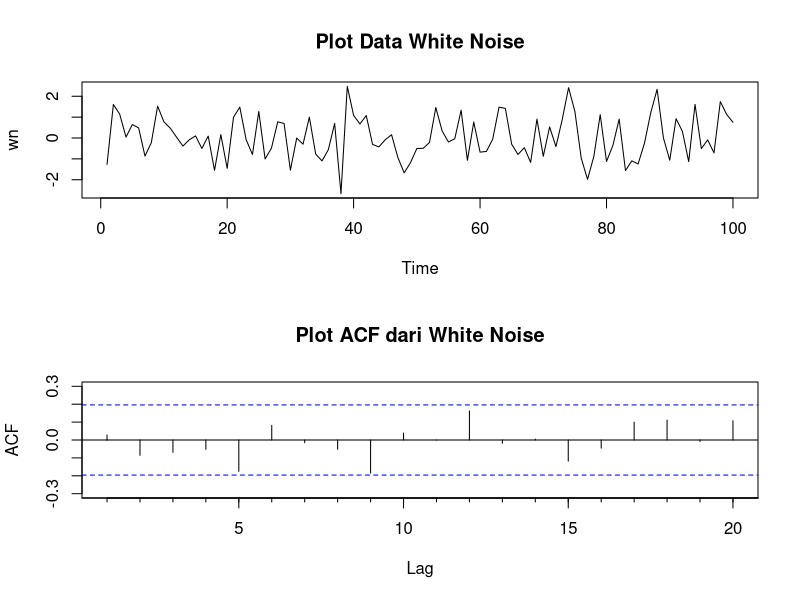
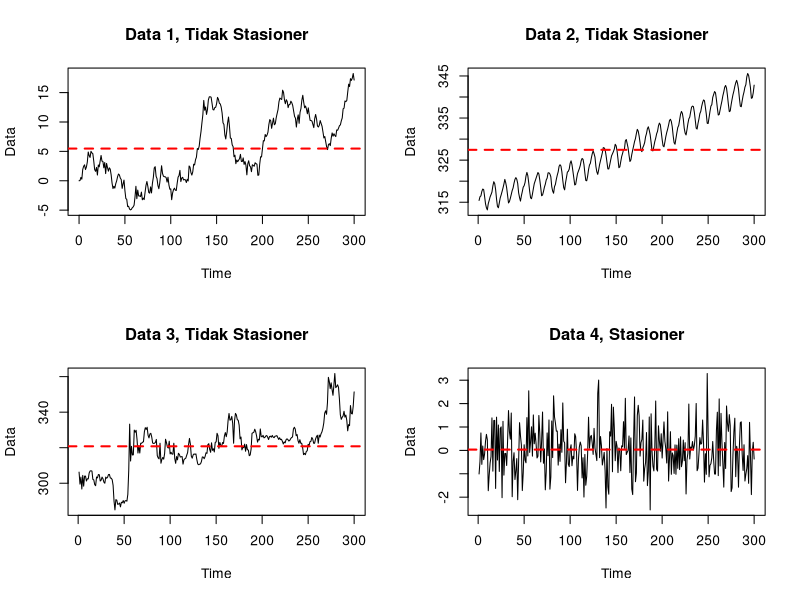
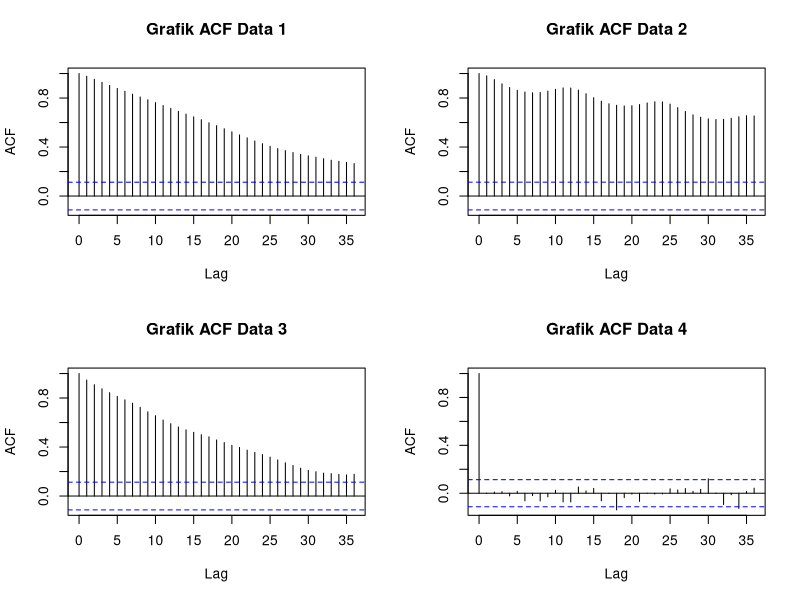
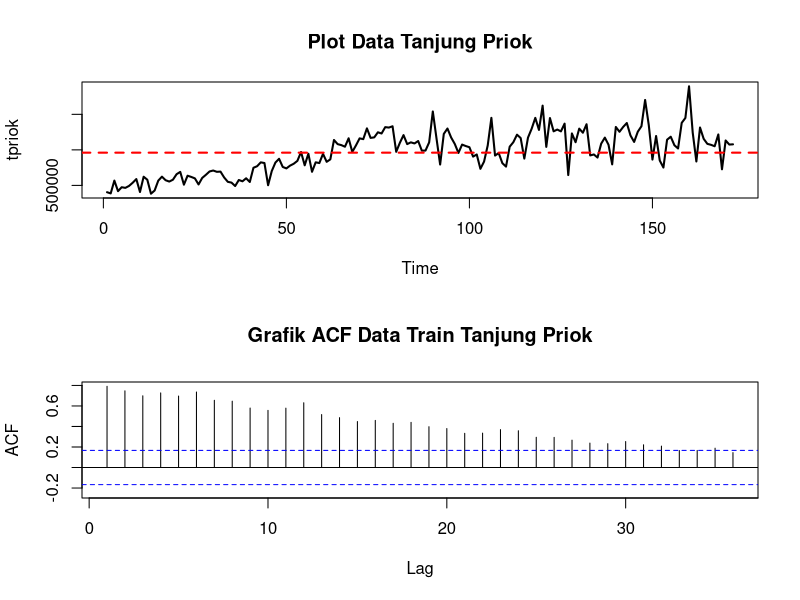
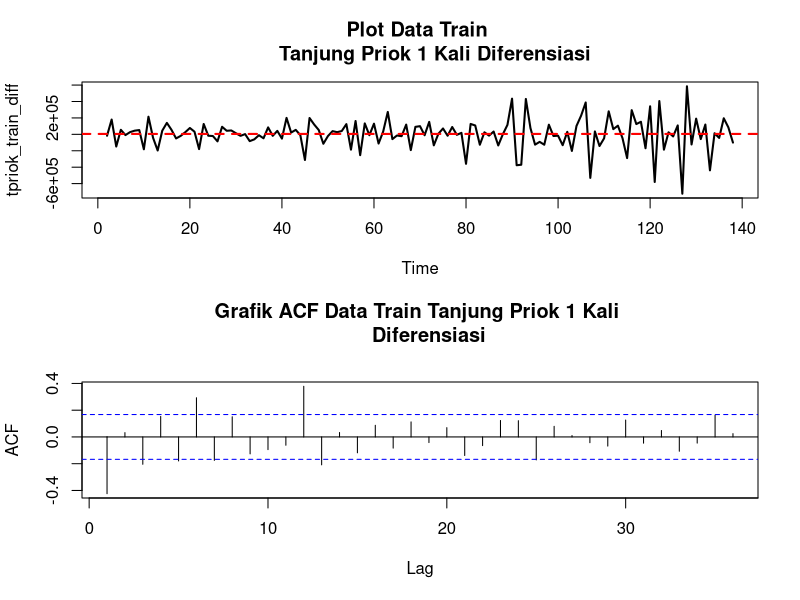
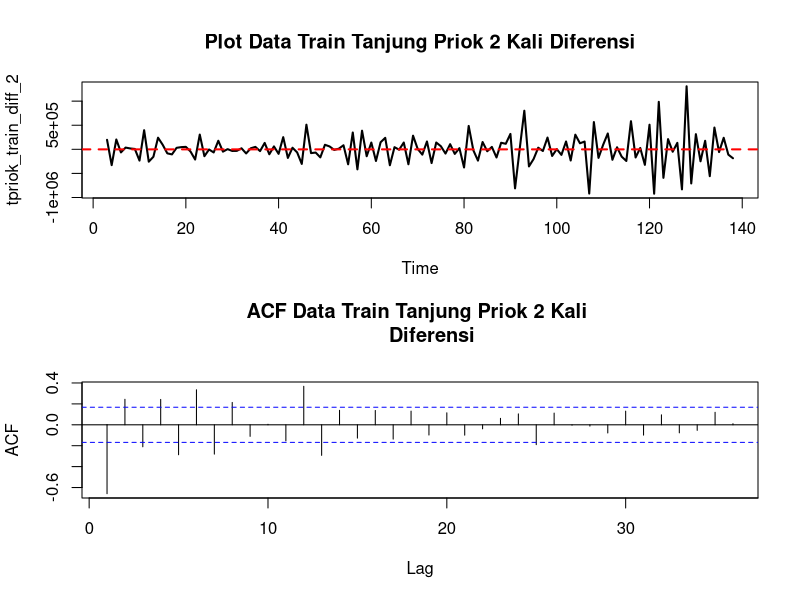
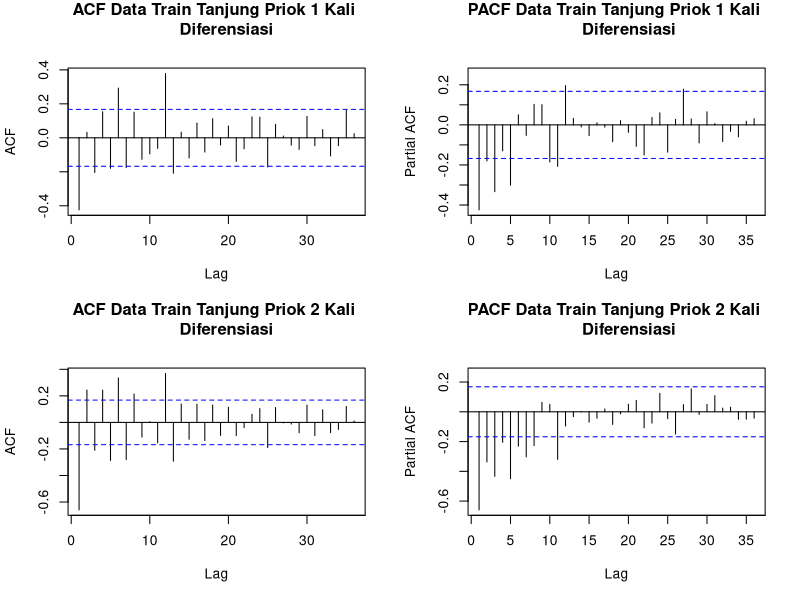
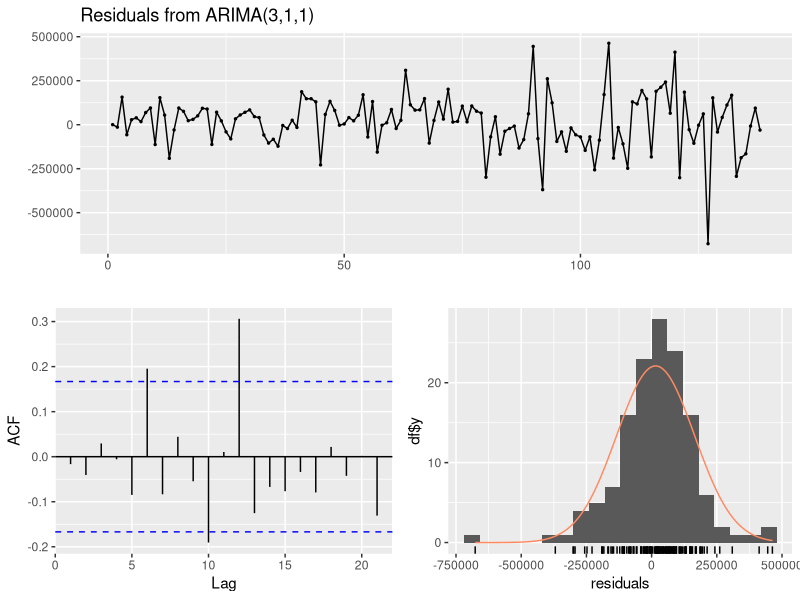

These figures' R source, in order:
## ---- chunk 1
# Penjumlahan, Pengurangan, Perkalian, Pembagian dan Perpangkatan
15+20 
2-13
23/2
3*4
6^4
9^1.5

# Operasi matematika dengan menggunakan variabel
a <- 7
b <- 4
a*b
c <- a/b # Tidak menampilkan nilai C
c # Menampilkan nilai
## ---- chunk 2
# Modulo
7%/%3 
10%/%5
# Remainder
7%%3 
10%%5
#Logaritma
log10(100)
log(exp(2))  
# Exponential
exp(3) 
## ---- chunk 3
set.seed(160200)
# Mengambil 10 bilangan acak dari vector 20:100 
random_integer <- sample(20:100, 10, replace = F)
random_integer
  
# Membuat angka random uniform
random_real <- runif(10, min = -5, max = 5) 
random_real

# Membuat angka random yang mengikuti distribusi normal dengan mean 6 dan standar deviasi 2
random_norm <- rnorm(10, mean = 6, sd = 2)  
random_norm  
## ---- chunk 4
# Inisiasi Variabel
a <- 4
b <- 5

# Contoh Pengunaan If dan Else If 
if (a<b){
  c = a
}else if (a>b){
  c = b
}else{
  c = a + b
}
c

# Contoh Pengunaan Dan ( & )
if(a+b < 4 & b-a > 5){
  print(a)
}else{
  print(b)
}

# Contoh penggunaan Atau ( | )
if(a*b > 10 | a/b < 1){
  print(a)
}else{
  print(b)
}

# Contoh Penggunaan Negasi (!=)
if(a!=b){
  print('a tidak sama dengan b')
}else {
  print('a sama dengan b')
}
## ---- chunk 5
# Contoh menghitung jumlah angka 1 hingga 100
sum <- 0
for (i in 1:100) {
  sum =  sum + i
}
sum

# Contoh menghitung jumlah angka kelipatan 3 dari 1 hingga 100 
j <- 0
count <- 0
while (j < 100) {
  j = j + 1 #Agar memenuhi syarat berhenti
  if(j%%3 == 0){
    count = count + 1
  }
}
count  
## ---- chunk 6
# Fungsi Volume Tabung
vol_tabung <- function(r,h){
  vol_tabung <- pi*r**2*h
  return(vol_tabung)
}
vol_tabung(7,10)
## ---- chunk 7
# Fungsi Barisan Fibonacci
fibonacci <- function(n){
  barisan <- c(0,1)
  for(i in 3:n){
    barisan[i] <- barisan[i-1] + barisan[i-2] 
  }
  return(barisan)
}
n <- 10
fibonacci(n)
fibonacci(10) # Alternatif lain
## ---- chunk 8
# Membuat Vector dengan Tipe String
kolom_1 <- c('Telor','Ceplok') 

# Membuat Vector dengan Tipe Numerik
kolom_2 <- c(0,2) 

#Menggabungkan vector antar baris
kolom_1_2 <- rbind(kolom_1,kolom_2) 
kolom_1_2
kolom_2_1 <- rbind(kolom_2,kolom_1) 
kolom_2

# Menggabungkan vector antar kolom.
matriks_1 <- cbind(kolom_1, kolom_2) 
matriks_1
matriks_2 <- cbind(kolom_2, kolom_1)
matriks_2

# Memeriksa struktur data
str(kolom_1)
str(kolom_2)
str(kolom_1_2)
str(matriks_1)
## ---- chunk 9
# Pembuatan List
belanjaan = c('Buah', 'Susu', 'Telur')
harga = c(5000,7500,2000)

# Pembuatan Data Frame
df = data.frame('NamaBelanjaan' = belanjaan, 
                Harga = harga, 
                Quantity = 1)
str(df)
df
## ---- chunk 10
total = sum(df[3]) # atau bisa dengan sum(df$harga)
df$persen_diskon = runif(3,min = 0, max = .5)
df$diskonan = df$Harga*df$persen_diskon
df$harga_akhir = df$Harga-df$diskonan
df

#Katakan kita mau mengambil data dari baris ke 2 dan 3 kolom  persen_diskon dan harga_akhir
df[2:3,c("NamaBelanjaan","persen_diskon","harga_akhir")]

# Jika ingin menghapus kolom ke 2 
df[2] <- NULL
df
## ---- chunk 11
# Menginstall Packages
install.packages("timeSeries")
# Memasukkan Packages ke dalam Library agar dapat digunakan
library(timeSeries)
## ---- chunk 12
library(forecast)
library(zoo)
library(tseries)
## ---- chunk 13
# Membuat Plot White Noise
set.seed(160200)
wn <- arima.sim(model = list(order = c(0, 0, 0)), n = 100)
par(mfrow= c(2,1))
plot(wn, main = 'Plot Data White Noise')
Acf(wn, main = 'Plot ACF dari White Noise')
## ---- chunk 14
library(zoo)
library(forecast)
library(tseries)
set.seed(1602)

wn <- arima.sim(model =list(order = c(0,0,0)),n =300)

data(gold)
sum <- ts(gold[1:300])
sum <- na.fill(sum,median(sum,na.rm=TRUE))
mean_sum=mean(sum,na.rm=TRUE)

data("co2")
seasonal <- ts(co2[1:300])

random_walk = arima.sim(model = list(order=c(0,1,0)),n=300)

par(mfrow = c(2,2))
plot(random_walk, ylab = 'Data', main = 'Data 1, Tidak Stasioner')
abline(h=mean(random_walk),col='red',lwd=2,lty = 2)

plot(seasonal, ylab = 'Data', main = 'Data 2, Tidak Stasioner')
abline(h=mean(seasonal),col='red',lwd=2,lty = 2)

plot(sum, ylab = 'Data', main = 'Data 3, Tidak Stasioner')
abline(h=mean_sum,col='red',lwd=2,lty = 2)

plot(wn, ylab = 'Data', main = 'Data 4, Stasioner')
abline(h=mean(wn),col='red',lwd=2,lty = 2)

data_1 <- random_walk
data_2 <- seasonal
data_3 <- sum
data_4 <- wn
## ---- chunk 15
# Input Package tseries ke dalam Library
library(tseries)

adf.test(data_1) 
adf.test(data_2)
adf.test(data_3)
adf.test(data_4)
## ---- chunk 16
par(mfrow = c(2,2))
acf(data_1, main = 'Grafik ACF Data 1', lag.max = 36)
acf(data_2, main = 'Grafik ACF Data 2', lag.max = 36)
acf(data_3, main = 'Grafik ACF Data 3', lag.max = 36)
acf(data_4, main = 'Grafik ACF Data 4', lag.max = 36)
## ---- chunk 17
# Untuk membaca data dengan format Excel
library(readxl) 
# Untuk mengubah data menjadi Time Series, Acf, Pacf, Model Arima dan ADF Test
library(tseries)
# Untuk melihat signifikansi dari Koefesien
library(lmtest) 
# Untuk memprediksi data nantinya
library(forecast)
# Untuk Plot Data
library(ggplot2) 
## ---- chunk 18
data <- read_excel("Total Barang Dalam Negeri yang Dimuat di 5 Pelabuhan Utama, 2006-2020 (Ton).xlsx", 
                   sheet = "Tanjung Priok", col_types = c("date", "numeric"))
# Statistika Deskriptif
summary(data) 
# Mengubah data menjadi bentuk Time Series
tpriok <- ts(data$`Total Barang (Ton)`) 

# Membuat data train
tpriok_train <- ts(data$`Total Barang (Ton)`[1:138]) 

# Membuat Grafik Data  
par(mfrow=c(2,1)) # Membuat plot Data menjadi 1 bagian
plot(tpriok,lwd = 2, main = 'Plot Data Tanjung Priok')
abline(h=mean(tpriok),lwd=2,lty = 2, col ='red') # Membuat garis rataan
Acf(tpriok_train, main ='Grafik ACF Data Train Tanjung Priok', lag.max = 36)
adf.test(tpriok_train)
## ---- chunk 19
tpriok_train_diff = diff(tpriok_train)
par(mfrow=c(2,1))
plot(tpriok_train_diff,lwd = 2, main = 'Plot Data Train 
     Tanjung Priok 1 Kali Diferensiasi')
abline(h=mean(tpriok_train_diff),lwd=2,lty = 2, col ='red')

Acf(tpriok_train_diff, main ='Grafik ACF Data Train Tanjung Priok 1 Kali 
    Diferensiasi ', lag.max = 36)
adf.test(tpriok_train_diff)
## ---- chunk 20
tpriok_train_diff_2 = diff(tpriok_train_diff)
par(mfrow=c(2,1))
plot(tpriok_train_diff_2,lwd = 2, 
     main = 'Plot Data Train Tanjung Priok 2 Kali Diferensi')
abline(h=mean(tpriok_train_diff_2),lwd=2,lty = 2, col ='red')
Acf(tpriok_train_diff_2, main ='ACF Data Train Tanjung Priok 2 Kali 
    Diferensi', lag.max = 36)
adf.test(tpriok_train_diff_2)
## ---- chunk 21
par(mfrow = c(2,2))
Acf(tpriok_train_diff, main ='ACF Data Train Tanjung Priok 1 Kali 
    Diferensiasi', lag.max = 36)
Pacf(tpriok_train_diff, main ='PACF Data Train Tanjung Priok 1 Kali 
     Diferensiasi', lag.max = 36)
Acf(tpriok_train_diff_2, main ='ACF Data Train Tanjung Priok 2 Kali 
    Diferensiasi', lag.max = 36)
Pacf(tpriok_train_diff_2, main ='PACF Data Train Tanjung Priok 2 Kali 
     Diferensiasi', lag.max = 36)
## ---- chunk 22
mod_1 = arima(tpriok_train,order=c(3,1,1))
mod_1
mod_2 = arima(tpriok_train,order=c(0,1,0))
mod_2
mod_3 = arima(tpriok_train,order=c(0,2,0))
mod_3
mod_4 = arima(tpriok_train,order=c(3,2,3))
mod_4
mod_auto = auto.arima(tpriok_train, max.p=4,max.q=4,
                      seasonal =FALSE, stationary = TRUE)
mod_auto
## ---- chunk 23
coeftest(mod_1) 
## ---- chunk 24
checkresiduals(mod_1)
## ---- chunk 25
tpriok_pred <- tpriok_train - residuals(mod_1)
ts.plot(tpriok_pred,tpriok_train, xlab = 'Waktu', ylab = 'Total Barang', 
        col = c('red', 'blue'), main = 'Perbandingan Antara Data Asli dan dari Model')
accuracy(mod_1)
## ---- chunk 26
fc = forecast(tpriok, model=mod_1,h=1)
summary(fc)
plot(fc)
## ---- chunk 27
# Untuk membaca data dengan format Excel
library(readxl) 
# Untuk mengubah data menjadi Time Series, ACF, PACF, SARIMA dan ADF Test
library(tseries)
# Untuk melihat signifikansi dari Koefesien
library(lmtest) 
# Untuk memprediksi data nantinya
library(forecast)
# Untuk Plot Data
library(ggplot2) 
## ---- chunk 28
data <- read_excel("Data/Tingkat Penghunian Kamar Hotel Berbintang di DKI Jakarta.xlsx", 
                   col_types = c("date", "numeric"))
summary(data)
# Mengisi data yang hilang dengan nilai median
data[is.na(data)] = median(data$`Tingkat Penghunian`,na.rm = TRUE)

# Mengubah data menjadi bentuk Time Series
tingkat_hunian <- ts(data$`Tingkat Penghunian`) 
tingkat_hunian_train <- ts(data$`Tingkat Penghunian`[1:119]) 
par(mfrow=c(2,1)) # Membuat plot Data menjadi 1 bagian
plot(tingkat_hunian,lwd = 2, main = 'Plot Data Tingkat Hunian Hotel')
abline(h=mean(tingkat_hunian),lwd=2,lty = 2, col ='red') # Membuat garis rataan
Acf(tingkat_hunian_train, main ='Grafik ACF Data Train Tingkat Hunian Hotel',
    lag.max = 60)
adf.test(tingkat_hunian_train)
## ---- chunk 29
tingkat_hunian_train_diffs = diff(tingkat_hunian_train,lag = 12)
par(mfrow=c(2,1))
plot(tingkat_hunian_train_diffs,lwd = 2, 
     main = 'Plot Data Train Tingkat Hunian Hotel 1 kali Diferensiasi')
abline(h=mean(tingkat_hunian_train_diffs),lwd=2,lty = 2, col ='red')
Acf(tingkat_hunian_train_diffs, 
    main ='Grafik ACF Data Train Tingkat Hunian Hotel 1 kali Diferensiasi', 
    lag.max = 60)
adf.test(tingkat_hunian_train_diffs)
## ---- chunk 30
par(mfrow = c(2,1))
Acf(tingkat_hunian_train_diffs, 
    main ='ACF Data Train Tingkat Hunian Hotel 1 Kali Diferensiasi', 
    lag.max = 36)
Pacf(tingkat_hunian_train_diffs, 
     main ='PACF Data Train Tingkat Hunian Hotel 1 Kali Diferensiasi', 
     lag.max = 36)
## ---- chunk 31
mod_1 = arima(tingkat_hunian_train,order=c(1,0,1), 
              seasonal = list(order=c(1,1,1),period = 12))
mod_1
mod_2 = arima(tingkat_hunian_train,order=c(1,0,1), 
              seasonal = list(order=c(1,1,0),period = 12))
mod_2
mod_3 = arima(tingkat_hunian_train,order=c(1,0,1), 
              seasonal = list(order=c(0,1,1),period = 12))
mod_3
mod_4 = arima(tingkat_hunian_train,order=c(1,0,1), 
              seasonal = list(order=c(0,1,0),period = 12))
mod_4
mod_auto = auto.arima(tingkat_hunian_train,seasonal =TRUE, stationary = TRUE)
mod_auto
## ---- chunk 32
coeftest(mod_3) 
accuracy(mod_3)
## ---- chunk 33
checkresiduals(mod_3)
## ---- chunk 34
tingkat_hunian_pred <- tingkat_hunian_train - residuals(mod_3)
ts.plot(tingkat_hunian_pred,tingkat_hunian_train, xlab = 'Waktu', 
        ylab = 'Tingkat Hunian', col = c('red', 'blue'), 
        main = 'Perbandingan Antara Data Asli dan dari Model')
accuracy(mod_3)
## ---- chunk 35
fc = forecast(tingkat_hunian, model=mod_3,h=5)
summary(fc)
plot(fc)
